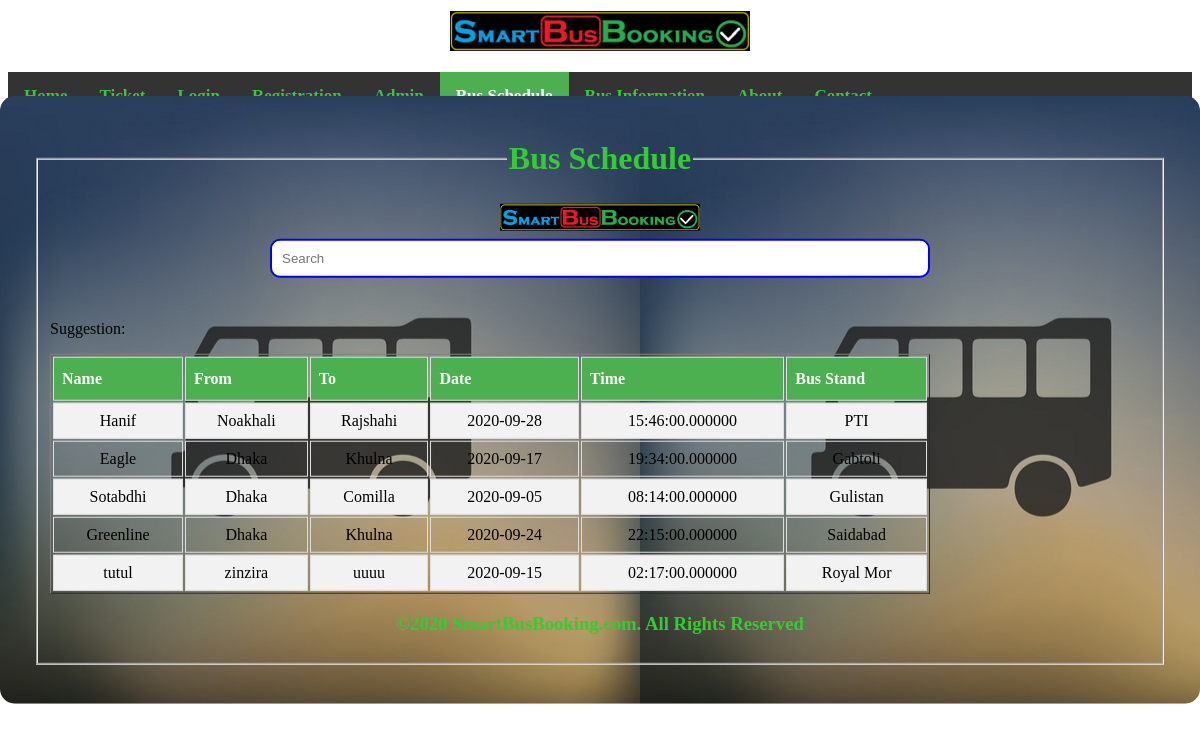
Screenshot of /user_schedule.php with the database file from the repository.
### tables this page shows
CREATE TABLE `schedule` (
  `id` int(10) NOT NULL,
  `busname` varchar(30) NOT NULL,
  `bus_from` varchar(200) NOT NULL,
  `bus_to` varchar(200) NOT NULL,
  `busdate` date NOT NULL,
  `bustime` time(6) NOT NULL,
  `busstand` varchar(15) NOT NULL
);

### user_schedule_show.php (the view, shortened to what this page needs)
<?php
	$con=mysqli_connect("localhost","root","","test");
	function showdata()
	{
		global $con;
		$query = "select * from schedule";
		$run = mysqli_query($con,$query);
		if($run == TRUE)
		{
			?>
			<table border="1" width="80%" id="customers" >
				<tr>
					<th>Name</th>
					<th>From</th>
					<th>To</th>
					<th>Date</th>
					<th>Time</th>
					<th>Bus Stand</th>
				</tr>
			<?php
			while ($data = mysqli_fetch_assoc($run))
			{
				?>
					<tr align="center">
					<td><?php echo $data['busname']; ?></td>
					<td><?php echo $data['bus_from']; ?></td>
					<td><?php echo $data['bus_to']; ?></td>
				    <td><?php echo $data['busdate']; ?></td>
					<td><?php echo $data['bustime']; ?></td>
					<td><?php echo $data['busstand']; ?></td>
				</tr>
				<?php
			}
			?>
			</table>
			<?php
		}
		else
		{
			echo "Error!!!";
		}
	}
?>

### user_schedule.php (shortened to what this page needs)
<html>
	<head>
		<link rel="stylesheet" href="style.css">
	</head>
	<body>
		<table align = "center">
			<tr>
				<td>
				 <a href="home.php"</a>
				<img src="image/logo.jpg" alt="Logo" width="300" >
			</td>
       </table>
       <div class="topnav">
  			<a  href="home.php"><b style="color:#32CD32">Home</a>
			<a href="ticket.php"><b style="color:#32CD32">Ticket</a>
  			<a href="login.php"><b style="color:#32CD32">Login</a>
  			<a href="Registration.php"><b style="color:#32CD32">Registration</a>
			<a href="Admin.php"><b style="color:#32CD32">Admin</a>
   			<a class="active" href="user_schedule.php">Bus Schedule</a>
			<a href="bus.php"><b style="color:#32CD32">Bus Information</a>
  			<a href="about.php"><b style="color:#32CD32">About</a>
 			<a href="contact.php"><b style="color:#32CD32">Contact</a>
		</div>
         		<div class="bus-page">
		<form  class="bus" action="<?php echo $_SERVER['PHP_SELF']; ?>" method="post">
			<table align="center">
				<tr>
					<td>
						<fieldset>
							<div align="center">
                              <img src="image/logo.jpg" alt="logo" width="200">
							</div>
							<legend align="center"><h1 style="color:#Blue;" ><b>Bus Schedule</b></h1></legend>
							<table width="1100" height="300">
							   <div align="center"><input type="text" onkeyup="getData(this.value)" placeholder="Search" /> </div>
			<br/>
			<p id="sug">Suggestion:</p>
	   </div>
		<?php include 'user_schedule_show.php'; showdata(); ?>
		<div align="center">
	   <h3><b style="color:#32CD32">©2020 SmartBusBooking.com. All Rights Reserved</b></h3>
	   </div>
	</body>
	</body>
</html>

### style.css (style rules this page uses)
h1 { color: orange; }
body { background-image: url("image/background.jpg"); }
.topnav { overflow: hidden; background-color: #333; }
.topnav a { float: left; color: #f2f2f2; text-align: center; padding: 14px 16px; text-decoration: none; font-size: 17px; }
.topnav a.active { background-color: #4CAF50; color: white; }

### user_schedule.php (style rules this page uses)
body { background-image: url("image/background.jpg"); height: 100%; background-size: cover; background-repeat: no-repeat; }
h1 { color: limegreen; }
.bus-page { width: 1200px; background-image: url("image/window.jpg"); padding: 20px 20px; box-sizing: border-box; position:relative; left: 50%; top: 35%; transform: translate(-50%, -50%); border-radius: 15px; }
#customers td, #customers th { border: 1px solid #ddd; padding: 8px; }
#customers tr:nth-child(even) { background-color: #f2f2f2; }
#customers th { padding-top: 12px; padding-bottom: 12px; text-align: left; background-color: #4CAF50; color: white; }
input[type=text] { width: 60%; padding: 10px 10px; margin: 8px 0; box-sizing: border-box; border: 2px solid blue; border-radius: 10px; }

### rows the page displays
schedule: busname "Hanif", bus_from "Noakhali", bus_to "Rajshahi", busdate "2020-09-28", bustime "15:46:00.000000", busstand "PTI"
schedule: busname "Eagle", bus_from "Dhaka", bus_to "Khulna", busdate "2020-09-17", bustime "19:34:00.000000", busstand "Gabtoli"
schedule: busname "Sotabdhi", bus_from "Dhaka", bus_to "Comilla", busdate "2020-09-05", bustime "08:14:00.000000", busstand "Gulistan"
schedule: busname "Greenline", bus_from "Dhaka", bus_to "Khulna", busdate "2020-09-24", bustime "22:15:00.000000", busstand "Saidabad"
schedule: busname "tutul", bus_from "zinzira", bus_to "uuuu", busdate "2020-09-15", bustime "02:17:00.000000", busstand "Royal Mor"
